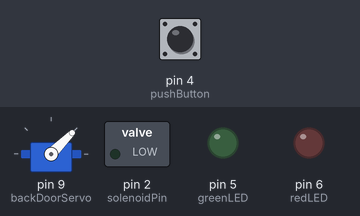
The sketch below on a simulated Arduino Uno, built with avr-gcc and run on an emulated ATmega328P. On the bench: servo, switched loads named in the sketch (green lamp = pin HIGH), output pins drawn as LEDs (lit = HIGH). The test bench sets the inputs (shaded band); at power-on: pin 4 (pushButton) HIGH.

Above: at 0.1 s.
At 11.2 s:
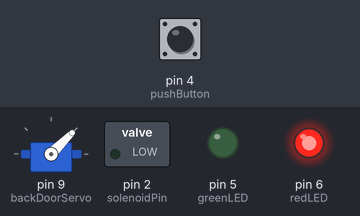
11.3 s: pin 4 (pushButton) pulled LOW for 0.15 s
At 11.8 s:
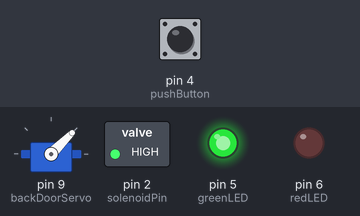
Timing chart, 0 to 22.8 s (numbered marks = the images above; inputs shaded):
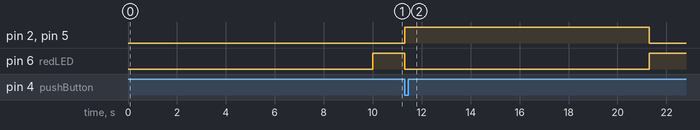

Measured:
- after the input at 11.3 s, pin 2 (solenoidPin), pin 5 (greenLED): LOW → HIGH at once, → LOW 10.0 s later; pin 6 (redLED): HIGH → LOW at once, → HIGH 10.0 s later

The sketch:

MCU2-no_MCU1.ino
```cpp
#include <Servo.h>

Servo backDoorServo;
const int redLED = 6;
const int greenLED = 5;
const int pushButton = 4;
const int solenoidPin = 2;

bool backDoorOpen = false;
bool lockedMode = false;
int lastButtonState = HIGH;
unsigned long solenoidActivatedTime = 0;
const unsigned long solenoidActiveDuration = 10000;  // 10 seconds
bool solenoidActive = false;
int prevButtonState = HIGH;  // Initially set to HIGH because the button uses a pull-up resistor


void setup() {
  backDoorServo.attach(9); // Attach the servo to pin 9 (PWM)
  pinMode(redLED, OUTPUT);
  pinMode(greenLED, OUTPUT);
  pinMode(pushButton, INPUT); // Use internal pull-up resistor
  pinMode(solenoidPin, OUTPUT);

  closeBackDoor();
  updateLEDState();
    // Initialize LED states
  digitalWrite(greenLED, LOW); // Ensure green LED starts off
  digitalWrite(redLED, HIGH);  // Ensure red LED starts on (as locked)

}
void loop() {
  int currentButtonState = digitalRead(pushButton);

  // If button is pressed and was previously not pressed
  if (currentButtonState == LOW && prevButtonState == HIGH) {
    solenoidActive = true;
    solenoidActivatedTime = millis(); // Record when the solenoid was activated
    digitalWrite(solenoidPin, HIGH); // Activate the solenoid
    digitalWrite(redLED, LOW); // Turn off red LED
    digitalWrite(greenLED, HIGH); // Turn on green LED
    delay(50);
  }

  // If solenoid is active and it's been more than 10 seconds since activation
  if (solenoidActive && (millis() - solenoidActivatedTime > solenoidActiveDuration)) {
    solenoidActive = false;
    digitalWrite(solenoidPin, LOW); // Deactivate the solenoid
    digitalWrite(greenLED, LOW); // Turn off green LED
    digitalWrite(redLED, HIGH); // Turn on red LED
  }

  prevButtonState = currentButtonState;
}


void handleButtonPress() {
  toggleSolenoid();
  toggleDoorState();
  updateLEDState();
}

void updateLEDState() {
  if (backDoorOpen) {
    digitalWrite(greenLED, HIGH);
    digitalWrite(redLED, LOW);
  } else {
    digitalWrite(greenLED, LOW);
    digitalWrite(redLED, HIGH);
  }
}

void toggleSolenoid() {
  if (backDoorOpen) {
    digitalWrite(solenoidPin, LOW);
  } else {
    digitalWrite(solenoidPin, HIGH);
  }
}

void toggleDoorState() {
  if (backDoorOpen) {
    closeBackDoor();
  } else {
    openBackDoor();
  }
}

void openBackDoor() {
  backDoorServo.write(135);
  backDoorOpen = true;
}

void closeBackDoor() {
  backDoorServo.write(45);
  delay(10000); // Wait for 10 seconds
  backDoorOpen = false;
}
```
